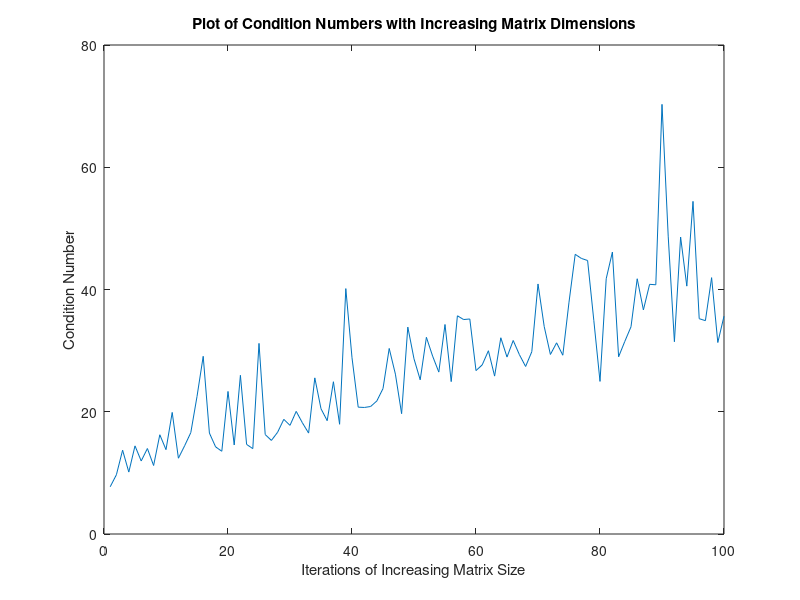

Write MATLAB code to recreate this figure.
clear all; close all; clc

% part a
m1 = 40; n1 = 30; % m > n
cond_numbers = [];

for i1 = 1:100
    A1 = randn(m1,n1);
    cond_numbers(i1) = cond(A1);
    m1 = m1 + 1;
    n1 = n1 + 1;
end

figure(1);
plot(cond_numbers);
title('Plot of Condition Numbers with Increasing Matrix Dimensions');
xlabel('Iterations of Increasing Matrix Size'); ylabel('Condition Number');

% part b & c 
m = 7;
A_regular = randn(m,m);

A_copy = A_regular;
A_copy(:,end) = A_copy(:,1);

A_copy_with_noise = A_copy;
A_copy_with_noise(:,end) = A_copy_with_noise(:,end) + (0.01*rand(m,1));

det_a = det(A_regular);
det_b = det(A_copy);
det_c = det(A_copy_with_noise);

cond_a = cond(A_regular);
cond_b = cond(A_copy);
cond_c = cond(A_copy_with_noise);
